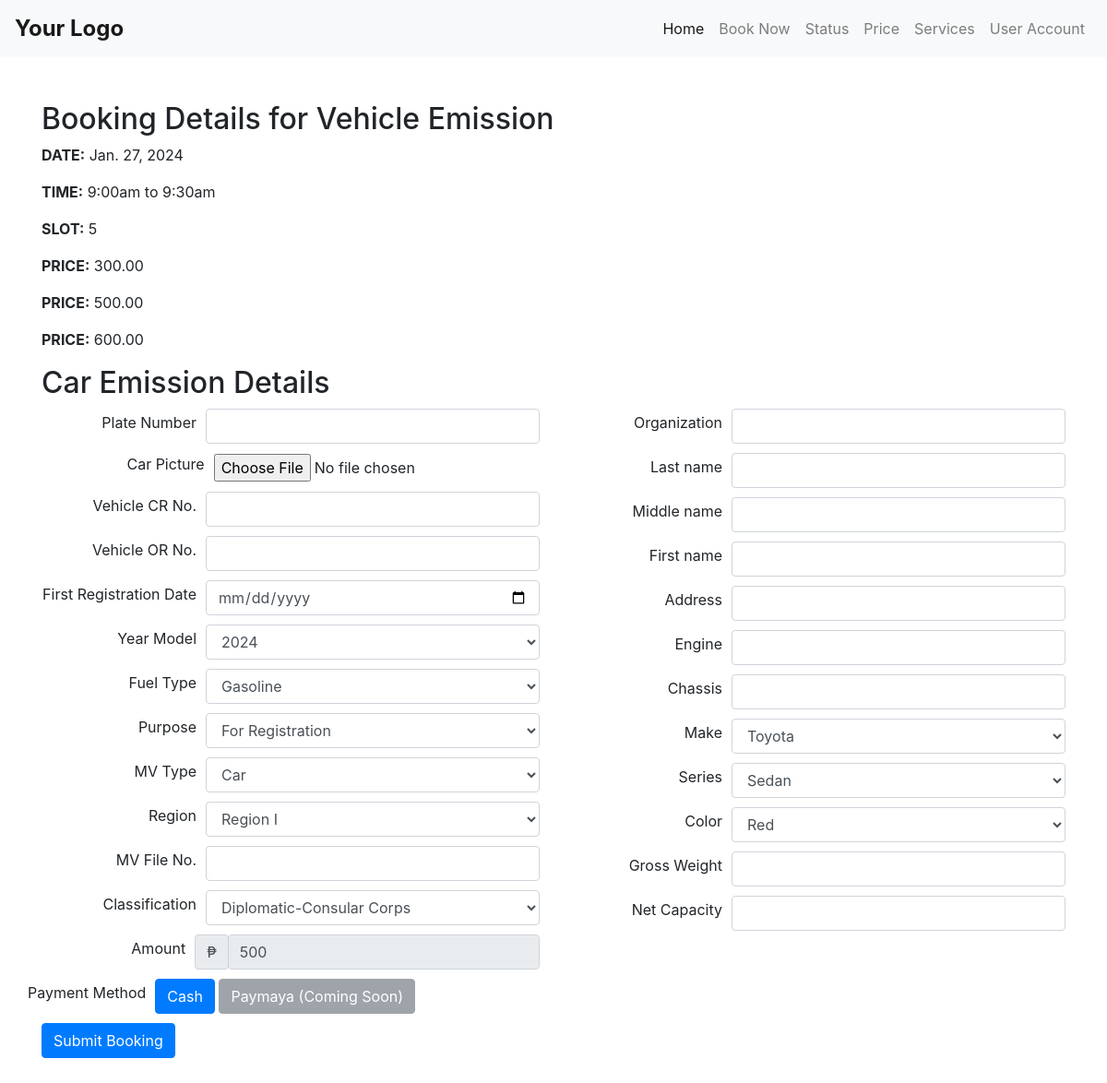
The app's page /booking_form1.php?eventId=3 (signed in) with its own data.
### tables this page shows
CREATE TABLE `schedule_list` (
  `id` int(30) NOT NULL,
  `title` text NOT NULL,
  `description` text NOT NULL,
  `qty_of_person` int(23) NOT NULL,
  `reserve_count` int(23) NOT NULL DEFAULT 0,
  `price_3` decimal(10,2) NOT NULL DEFAULT 0.00,
  `price_2` decimal(10,2) NOT NULL,
  `price_1` decimal(10,2) NOT NULL DEFAULT 0.00,
  `start_datetime` datetime NOT NULL,
  `end_datetime` datetime DEFAULT NULL,
  `availability` varchar(10) NOT NULL DEFAULT 'available'
);

### booking_form1.php (the view, shortened to what this page needs)
<?php
include("partials/navbar.php");
$eventId = intval($_GET['eventId']);
include("connect/connection.php");
$stmt = $connect->prepare("SELECT * FROM schedule_list WHERE id = ?");
$stmt->bind_param("i", $eventId);
$stmt->execute();
$result = $stmt->get_result();
$event = $result->fetch_assoc();
?>
<!DOCTYPE html>
<html lang="en">
<head>
<link rel="stylesheet" href="https://cdnjs.cloudflare.com/ajax/libs/select2/4.0.13/css/select2.min.css">
</head>
<body class="bg-">
    <div class="container py-5">
        <h2>Booking Details for <?php echo $event['title']; ?></h2>
        <p><strong>DATE:</strong> <?php echo date('M. j, Y', strtotime($event['start_datetime'])); ?></p>
        <p><strong>TIME:</strong> <?php echo date('g:ia', strtotime($event['start_datetime'])) . ' to ' . date('g:ia', strtotime($event['end_datetime'])); ?></p>
        <p><strong>SLOT:</strong> <?php echo $event['qty_of_person']; ?></p>
        <p><strong>PRICE:</strong> <?php echo $event['price_1']; ?></p>
        <p><strong>PRICE:</strong> <?php echo $event['price_2']; ?></p>
        <p><strong>PRICE:</strong> <?php echo $event['price_3']; ?></p>
        <h2>Car Emission Details</h2>
        <form action="process_pending.php" method="post" enctype="multipart/form-data">
            <div class="row">
                <div class="col-md-6">
                    <div class="form-group">
                    <label for="plateNumber">Plate Number</label>
                    <input type="text" name="plateNumber" id="plateNumber" class="form-control" required>
                    </div>
                    <div class="form-group">
                    <label for="carPicture">Car Picture</label>
                    <input type="file" name="carPicture" id="carPicture" class="form-control-file" accept="image/*" required>
                    </div>
                    <div class="form-group">
                    <label for="vehicleCrNo">Vehicle CR No.</label>
                    <input type="text" name="vehicleCrNo" id="vehicleCrNo" class="form-control" required>
                    </div>
                    <div class="form-group">
                    <label for="vehicleOrNo">Vehicle OR No.</label>
                    <input type="text" name="vehicleOrNo" id="vehicleOrNo" class="form-control" required>
                    </div>
                    <div class="form-group">
                    <label for="firstRegDate">First Registration Date</label>
                    <input type="date" name="firstRegDate" id="firstRegDate" class="form-control" required>
                    </div>
                    <div class="form-group">
                    <label for="yearModel">Year Model</label>
                    <select name="yearModel" id="yearModel" class="form-control" >
                    <?php
                    $startYear = date("Y") - 20;
                    $endYear = date("Y");
                    for ($year = $endYear; $year >= $startYear; $year--) {
                        echo '<option value="' . $year . '">' . $year . '</option>';
                    }
                    ?>
                    </select>
                    </div>
                    <div class="form-group">
                    <label for="fuelType">Fuel Type</label>
                    <select name="fuelType" id="fuelType" class="form-control">
                    </select>
                    </div>
                    <div class="form-group">
                    <label for="purpose">Purpose</label>
                    <select name="purpose" id="purpose" class="form-control">
                    </select>
                    </div>
                    <div class="form-group">
                    <label for="mvType">MV Type</label>
                    <select name="mvType" id="mvType" class="form-control">
                    </select>
                    </div>
                    <div class="form-group">
                    <label for="region">Region</label>
                    <select name="region" id="region" class="form-control">
                    </select>
                    </div>
                    <div class="form-group">
                    <label for="mvFileNo">MV File No.</label>
                    <input type="text" name="mvFileNo" id="mvFileNo" class="form-control">
                    </div>
                    <div class="form-group">
                    <label for="classification">Classification</label>
                    <select name="classification" id="classification" class="form-control">
                    </select>
                    </div>
                    <div class="form-group">
                    <label for="amount">Amount</label>
                    <div class="input-group-prepend">
        <span class="input-group-text">₱</span>
    </div>
    <input type="text" name="amount" id="amount" class="form-control" value="<?php echo $event['price_1']; ?>" readonly>
                    </div>
                </div>
                <div class="col-md-6">
                    <div class="form-group">
                    <label for="organization">Organization </label>
                    <input type="text" name="organization" id="organization" class="form-control">
                    </div>
                    <div class="form-group">
                    <label for="last_name"> Last name </label>
                    <input type="text" name="customerLastName" id="last_name" class="form-control" >
                </div>
                <div class="form-group">
                <label for="middle_name"> Middle name </label>
                <input type="text" name="customerMiddleName" id="middle_name" class="form-control">
                </div>
                <div class="form-group">
                <label for="first_name"> First name </label>
                <input type="text" name="customerFirstName" id="first_name" class="form-control" >
                </div>
                    <div class="form-group">
                    <label for="address">Address</label>
                    <input type="type" name="customerAddress" id="address" class="form-control" >
                    </div>
                    <div class="form-group">
                    <label for="engine">Engine</label>
                    <input type="text" name="engine" id="engine" class="form-control">
                    </div>
                    <div class="form-group">
                    <label for="chassis">Chassis</label>
                    <input type="text" name="chassis" id="chassis" class="form-control">
                    </div>
                    <div class="form-group">
                    <label for="make">Make</label>
                    <select name="make" id="make" class="form-control">
                    </select>
                    </div>
                    <div class="form-group">
                    <label for="series">Series</label>
                    <select name="series" id="series" class="form-control">
                    </select>
                    </div>
                    <div class="form-group">
                    <label for="color">Color</label>
                    <select name="color" id="color" class="form-control">
                    </select>
                    </div>
                    <div class="form-group">
                    <label for="grossWeight">Gross Weight</label>
                    <input type="text" name="grossWeight" id="grossWeight" class="form-control">
                    </div>
                    <div class="form-group">
                    <label for="netCapacity">Net Capacity</label>
                    <input type="text" name="netCapacity" id="netCapacity" class="form-control">
                    </div>
                </div>
                <div class="form-group">
    <label>Payment Method</label>
    <div>
        <button type="button" class="btn btn-primary payment-method" data-value="cash">Cash</button>
        <button type="button" class="btn btn-secondary payment-method" data-value="paymaya" disabled>Paymaya (Coming Soon)</button>
    </div>
</div>
            </div>
            <button type="submit" class="btn btn-primary">Submit Booking</button>
        </form>
    </div>
</body>
</html>

### booking_form1.php (style rules this page uses)
.form-group { margin-bottom: 10px; display: flex; align-items: center; }
.form-group label { flex: 1; padding-right: 10px; text-align: right; }
.form-group input, .form-group select, .form-group textarea { flex: 2; }

### records on screen
schedule_list: title "Vehicle Emission", start_datetime "Jan. 27, 2024", start_datetime "9:00am", end_datetime "9:30am", qty_of_person "5", price_1 "300.00", price_2 "500.00", price_3 "600.00", amount "500"

### other values on screen
form field yearModel "2024"
